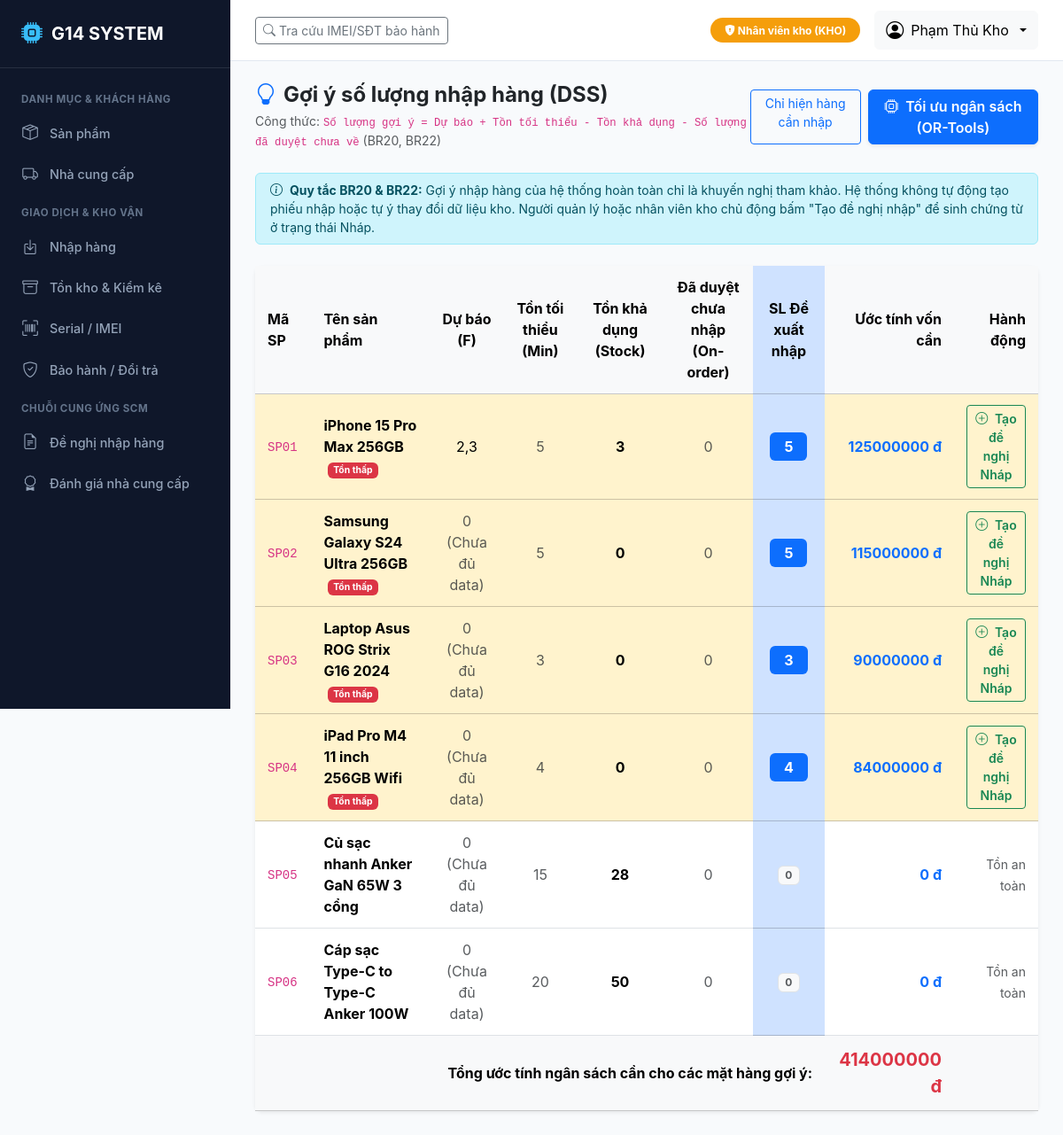
The app's page /dss/suggestions/?needed_only=0 (signed in) with its own data.
### accounts/models.py (models this page shows, shortened)
class User(AbstractUser):
    role = models.CharField(
        max_length=10,
        choices=Role.choices,
        default=Role.BH,
        verbose_name="Vai trò"
    )
    phone = models.CharField(max_length=20, blank=True, verbose_name="Số điện thoại")
    class Meta:
        verbose_name = "Tài khoản người dùng"
        verbose_name_plural = "Danh sách tài khoản"
        ordering = ['-date_joined']

### catalog/models.py (models this page shows, shortened)
class Product(BaseModel):
    code = models.CharField(max_length=50, unique=True, verbose_name="Mã sản phẩm")
    name = models.CharField(max_length=255, verbose_name="Tên sản phẩm")
    category = models.CharField(
        max_length=50,
        choices=ProductCategory.choices,
        default=ProductCategory.PHONE,
        verbose_name="Nhóm sản phẩm"
    )
    unit = models.CharField(max_length=20, default='Chiếc', verbose_name="Đơn vị tính")
    price = models.DecimalField(max_digits=15, decimal_places=2, verbose_name="Giá bán niêm yết (VNĐ)")
    cost_price = models.DecimalField(
        max_digits=15,
        decimal_places=2,
        default=Decimal('0.00'),
        verbose_name="Giá vốn / Giá nhập tham chiếu (VNĐ)"
    )
    min_stock = models.PositiveIntegerField(default=5, verbose_name="Ngưỡng tồn tối thiểu")
    has_serial = models.BooleanField(
        default=True,
        verbose_name="Quản lý theo Serial/IMEI",
        help_text="Đánh dấu Có đối với điện thoại, tablet, laptop cần truy vết từng máy."
    )
    status = models.CharField(
        max_length=20,
        choices=ProductStatus.choices,
        default=ProductStatus.ACTIVE,
        verbose_name="Trạng thái kinh doanh"
    )
    description = models.TextField(blank=True, verbose_name="Mô tả sản phẩm")
    class Meta:
        verbose_name = "Sản phẩm"
        verbose_name_plural = "Danh mục sản phẩm"
        ordering = ['code']
    def get_current_stock(self):
        if self.has_serial:
            from devices.models import ProductItem
            return ProductItem.objects.filter(product=self, status='IN_STOCK').count()
        else:
            from inventory.models import InventoryTransaction
            total = 0
            for tx in InventoryTransaction.objects.filter(product=self):
                if tx.transaction_type in ['IN', 'ADJUST_INC']:
                    total += tx.quantity
                elif tx.transaction_type in ['OUT', 'ADJUST_DEC', 'WARRANTY_OUT']:
                    total -= tx.quantity
            return max(0, total)

### dss/views.py (the view)
# urls.py: path('suggestions/', views.dss_suggestions_view, name='suggestions'),
@login_required
@role_required([Role.QL, Role.KHO, Role.ADMIN])
def dss_suggestions_view(request):
    products = Product.objects.filter(status='ACTIVE')
    suggestions = [calculate_procurement_suggestion(p) for p in products]
    filter_needed = request.GET.get('needed_only', '1') == '1'
    if filter_needed:
        display_suggestions = [s for s in suggestions if s['suggested_quantity'] > 0 or s['is_low_stock']]
    else:
        display_suggestions = suggestions
    total_est_cost = sum(s['estimated_cost'] for s in display_suggestions)
    return render(request, 'dss/suggestions.html', {
        'suggestions': display_suggestions,
        'filter_needed': filter_needed,
        'total_est_cost': total_est_cost,
    })

### accounts/context_processors.py (called while the page is built, shortened)
def user_role_context(request):
    user = request.user
    role = getattr(user, 'role', '')
    is_super = user.is_superuser
    return {
        'is_admin': role == Role.ADMIN or is_super,
        'is_ql': role in [Role.QL, Role.ADMIN] or is_super,
        'is_bh': role in [Role.BH, Role.ADMIN] or is_super,
        'is_kho': role in [Role.KHO, Role.ADMIN] or is_super,
        'is_kt': role in [Role.KT, Role.ADMIN] or is_super,
        'current_role': role,
        'current_role_display': user.get_role_display() if hasattr(user, 'get_role_display') else '',
        'Role': Role,
    }

### dss/services.py (called while the page is built)
def get_monthly_sales_history(product, num_months=6):
    sales = (
        SalesOrderDetail.objects.filter(
            product=product,
            order__status=OrderStatus.COMPLETED
        )
        .annotate(month=TruncMonth('order__order_date'))
        .values('month')
        .annotate(total_qty=Sum('quantity'))
        .order_by('month')
    )
    history = []
    for s in sales:
        m_str = s['month'].strftime('%Y-%m')
        history.append((m_str, s['total_qty']))
    return history

def forecast_demand_sma(product, n_periods=3):
    history = get_monthly_sales_history(product)
    if len(history) < n_periods:
        return None
    recent_quantities = [h[1] for h in history[-n_periods:]]
    forecast_value = sum(recent_quantities) / len(recent_quantities)
    return round(forecast_value, 1)

def get_approved_on_order_qty(product):
    qty = (
        PurchaseRequestDetail.objects.filter(
            product=product,
            request__status=PurchaseRequestStatus.APPROVED
        ).aggregate(total=Sum('requested_quantity'))['total'] or 0
    )
    return qty

### templates/dss/suggestions.html (shortened to what this page needs)
{% extends 'base.html' %}
{% load humanize %}
{% block content %}
<div class="d-flex justify-content-between align-items-center mb-4">
    <div>
        <h4 class="fw-bold mb-1"><i class="bi bi-lightbulb me-2 text-primary"></i>Gợi ý số lượng nhập hàng (DSS)</h4>
        <p class="text-muted small mb-0">Công thức: <code>Số lượng gợi ý = Dự báo + Tồn tối thiểu - Tồn khả dụng - Số lượng đã duyệt chưa về</code> (BR20, BR22)</p>
    </div>
    <div class="d-flex gap-2">
        {% if filter_needed %}
        <a href="?needed_only=0" class="btn btn-outline-secondary btn-sm">Hiện tất cả sản phẩm</a>
        {% else %}
        <a href="?needed_only=1" class="btn btn-outline-primary btn-sm">Chỉ hiện hàng cần nhập</a>
        {% endif %}
        <a href="{% url 'dss:optimizer' %}" class="btn btn-primary fw-semibold shadow-sm">
            <i class="bi bi-cpu me-1"></i> Tối ưu ngân sách (OR-Tools)
        </a>
    </div>
</div>
<div class="alert alert-info py-2 small mb-4">
    <i class="bi bi-info-circle me-1"></i> <strong>Quy tắc BR20 & BR22:</strong> Gợi ý nhập hàng của hệ thống hoàn toàn chỉ là khuyến nghị tham khảo. Hệ thống không tự động tạo phiếu nhập hoặc tự ý thay đổi dữ liệu kho. Người quản lý hoặc nhân viên kho chủ động bấm "Tạo đề nghị nhập" để sinh chứng từ ở trạng thái Nháp.
</div>
<div class="card border-0 shadow-sm mb-4">
    <div class="table-responsive">
        <table class="table table-hover align-middle mb-0">
            <thead class="table-light">
                <tr>
                    <th>Mã SP</th>
                    <th>Tên sản phẩm</th>
                    <th class="text-center">Dự báo (F)</th>
                    <th class="text-center">Tồn tối thiểu (Min)</th>
                    <th class="text-center">Tồn khả dụng (Stock)</th>
                    <th class="text-center">Đã duyệt chưa nhập (On-order)</th>
                    <th class="text-center table-primary">SL Đề xuất nhập</th>
                    <th class="text-end">Ước tính vốn cần</th>
                    <th class="text-end">Hành động</th>
                </tr>
            </thead>
            <tbody>
                {% for s in suggestions %}
                <tr {% if s.suggested_quantity > 0 %}class="table-warning bg-opacity-10"{% endif %}>
                    <td><code>{{ s.product.code }}</code></td>
                    <td>
                        <strong>{{ s.product.name }}</strong>
                        {% if s.is_low_stock %}
                        <span class="badge bg-danger ms-1" style="font-size: 0.65rem;">Tồn thấp</span>
                        {% endif %}
                    </td>
                    <td class="text-center">
                        {% if s.has_forecast %}{{ s.forecast }}{% else %}<span class="text-muted">0 (Chưa đủ data)</span>{% endif %}
                    </td>
                    <td class="text-center text-muted">{{ s.min_stock }}</td>
                    <td class="text-center fw-bold">{{ s.available_stock }}</td>
                    <td class="text-center text-muted">{{ s.approved_on_order }}</td>
                    <td class="text-center table-primary">
                        {% if s.suggested_quantity > 0 %}
                        <span class="badge bg-primary py-2 px-3 fs-6">{{ s.suggested_quantity }}</span>
                        {% else %}
                        <span class="badge bg-light text-muted border">0</span>
                        {% endif %}
                    </td>
                    <td class="text-end fw-bold text-primary">{{ s.estimated_cost|floatformat:0|intcomma }} đ</td>
                    <td class="text-end">
                        {% if s.suggested_quantity > 0 or s.is_low_stock %}
                        <a href="{% url 'scm:request_create' %}?product={{ s.product.pk }}&qty={{ s.suggested_quantity }}" class="btn btn-sm btn-outline-success fw-semibold" title="Tạo đề nghị nhập hàng (SCM)">
                            <i class="bi bi-plus-circle me-1"></i> Tạo đề nghị Nháp
                        </a>
                        {% else %}
                        <span class="text-muted small">Tồn an toàn</span>
                        {% endif %}
                    </td>
                </tr>
                {% empty %}
                <tr>
                    <td colspan="9" class="text-center py-4 text-muted">Hiện tại tất cả sản phẩm đều đạt mức tồn an toàn.</td>
                </tr>
                {% endfor %}
            </tbody>
            <tfoot class="table-light">
                <tr>
                    <td colspan="7" class="text-end fw-bold">Tổng ước tính ngân sách cần cho các mặt hàng gợi ý:</td>
                    <td class="text-end fw-bold text-danger fs-5">{{ total_est_cost|floatformat:0|intcomma }} đ</td>
                    <td></td>
                </tr>
            </tfoot>
        </table>
    </div>
</div>
{% endblock %}

### templates/base.html (shortened to what this page needs)
<!DOCTYPE html>
<html lang="vi">
<head>
    <link href="https://cdn.jsdelivr.net/npm/bootstrap@5.3.3/dist/css/bootstrap.min.css" rel="stylesheet">
    <link href="https://cdn.jsdelivr.net/npm/bootstrap-icons@1.11.3/font/bootstrap-icons.min.css" rel="stylesheet">
</head>
<body>
    {% if user.is_authenticated %}
    <aside class="sidebar">
        <div class="brand">
            <i class="bi bi-cpu-fill"></i>
            <span>G14 SYSTEM</span>
        </div>
        <ul class="sidebar-menu">
            <div class="sidebar-section-title">Danh mục & Khách hàng</div>
            <li><a href="{% url 'catalog:product_list' %}" class="sidebar-link"><i class="bi bi-box-seam"></i> Sản phẩm</a></li>
            {% if is_kho or is_kt or is_ql %}
            <li><a href="{% url 'catalog:supplier_list' %}" class="sidebar-link"><i class="bi bi-truck"></i> Nhà cung cấp</a></li>
            {% endif %}
            <div class="sidebar-section-title">Giao dịch & Kho vận</div>
            {% if is_kho or is_ql or is_kt %}
            <li><a href="{% url 'purchasing:receipt_list' %}" class="sidebar-link"><i class="bi bi-box-arrow-in-down"></i> Nhập hàng</a></li>
            <li><a href="{% url 'inventory:inventory_summary' %}" class="sidebar-link"><i class="bi bi-archive"></i> Tồn kho & Kiểm kê</a></li>
            {% endif %}
            {% if is_bh or is_kho or is_ql %}
            <li><a href="{% url 'devices:device_list' %}" class="sidebar-link"><i class="bi bi-upc-scan"></i> Serial / IMEI</a></li>
            <li><a href="{% url 'devices:warranty_list' %}" class="sidebar-link"><i class="bi bi-shield-check"></i> Bảo hành / Đổi trả</a></li>
            {% endif %}
            {% if is_kho or is_ql %}
            <div class="sidebar-section-title">Chuỗi cung ứng SCM</div>
            <li><a href="{% url 'scm:request_list' %}" class="sidebar-link"><i class="bi bi-file-earmark-text"></i> Đề nghị nhập hàng</a></li>
            <li><a href="{% url 'scm:supplier_evaluation' %}" class="sidebar-link"><i class="bi bi-award"></i> Đánh giá nhà cung cấp</a></li>
            {% endif %}
        </ul>
    </aside>
    {% endif %}
    <div class="{% if user.is_authenticated %}main-wrapper{% endif %}">
        {% if user.is_authenticated %}
        <header class="top-navbar no-print">
            <div class="d-flex align-items-center gap-3">
                <a href="{% url 'devices:device_lookup' %}" class="btn btn-outline-secondary btn-sm">
                    <i class="bi bi-search"></i> Tra cứu IMEI/SĐT bảo hành
                </a>
            </div>
            <div class="d-flex align-items-center gap-3">
                <span class="badge role-badge-{{ current_role }} py-2 px-3 rounded-pill">
                    <i class="bi bi-shield-lock-fill"></i> {{ current_role_display }}
                </span>
                <div class="dropdown">
                    <button class="btn btn-light dropdown-toggle d-flex align-items-center gap-2" type="button" data-bs-toggle="dropdown">
                        <i class="bi bi-person-circle fs-5"></i>
                        <span>{{ user.get_full_name|default:user.username }}</span>
                    </button>
                </div>
            </div>
        </header>
        {% endif %}
        <main class="main-content">
            {% block content %}{% endblock %}
        </main>
    </div>
</body>
</html>

### templates/base.html (style rules this page uses)
:root { --g14-primary: #0d6efd; --g14-dark: #1e293b; --g14-sidebar: #0f172a; --g14-sidebar-hover: #1e293b; --g14-sidebar-text: #94a3b8; --g14-sidebar-active: #38bdf8; }
body { font-family: -apple-system, BlinkMacSystemFont, "Segoe UI", Roboto, "Helvetica Neue", Arial, sans-serif; background-color: #f8fafc; min-height: 100vh; }
.sidebar { width: 260px; background-color: var(--g14-sidebar); min-height: 100vh; color: var(--g14-sidebar-text); position: fixed; top: 0; left: 0; z-index: 1000; overflow-y: auto; transition: all 0.3s; }
.sidebar .brand { padding: 20px 24px; font-size: 1.25rem; font-weight: 700; color: #fff; border-bottom: 1px solid rgba(255, 255, 255, 0.1); display: flex; align-items: center; gap: 10px; }
.sidebar .brand i { color: var(--g14-sidebar-active); font-size: 1.5rem; }
.sidebar-menu { padding: 15px 0; list-style: none; margin: 0; }
.sidebar-section-title { padding: 12px 24px 6px; font-size: 0.72rem; text-transform: uppercase; font-weight: 700; letter-spacing: 0.05em; color: #64748b; }
.sidebar-link { display: flex; align-items: center; gap: 12px; padding: 10px 24px; color: var(--g14-sidebar-text); text-decoration: none; font-size: 0.9rem; font-weight: 500; transition: all 0.2s; }
.sidebar-link i { font-size: 1.1rem; width: 20px; text-align: center; }
.main-wrapper { margin-left: 260px; min-height: 100vh; display: flex; flex-direction: column; }
.top-navbar { background-color: #fff; border-bottom: 1px solid #e2e8f0; padding: 12px 28px; display: flex; justify-content: space-between; align-items: center; position: sticky; top: 0; z-index: 999; }
.main-content { padding: 24px 28px; flex-grow: 1; }
.card { border: 1px solid #e2e8f0; border-radius: 8px; box-shadow: 0 1px 3px 0 rgba(0, 0, 0, 0.05); margin-bottom: 24px; }
.table > :not(caption) > * > * { padding: 12px 14px; vertical-align: middle; }
.role-badge-KHO { background-color: #f59e0b; color: #fff; }

### records on screen
User: get_full_name "Phạm Thủ Kho"
Product: product.code "SP01", product.name "iPhone 15 Pro Max 256GB", shows "Tồn thấp", forecast "2,3", min_stock "5", available_stock "3", approved_on_order "0", suggested_quantity "5", estimated_cost "125000000"
Product: product.code "SP02", product.name "Samsung Galaxy S24 Ultra 256GB", shows "Tồn thấp", shows "0 (Chưa đủ data)", min_stock "5", available_stock "0", approved_on_order "0", suggested_quantity "5", estimated_cost "115000000"
Product: product.code "SP03", product.name "Laptop Asus ROG Strix G16 2024", shows "Tồn thấp", shows "0 (Chưa đủ data)", min_stock "3", available_stock "0", approved_on_order "0", suggested_quantity "3", estimated_cost "90000000"
Product: product.code "SP04", product.name "iPad Pro M4 11 inch 256GB Wifi", shows "Tồn thấp", shows "0 (Chưa đủ data)", min_stock "4", available_stock "0", approved_on_order "0", suggested_quantity "4", estimated_cost "84000000"
Product: product.code "SP05", product.name "Củ sạc nhanh Anker GaN 65W 3 cổng", shows "0 (Chưa đủ data)", min_stock "15", available_stock "28", approved_on_order "0", estimated_cost "0", shows "Tồn an toàn"
Product: product.code "SP06", product.name "Cáp sạc Type-C to Type-C Anker 100W", shows "0 (Chưa đủ data)", min_stock "20", available_stock "50", approved_on_order "0", estimated_cost "0", shows "Tồn an toàn"

### other values on screen
{{ current_role_display }} "Nhân viên kho (KHO)"
{{ total_est_cost|floatformat:0|intcomma }} "414000000"
